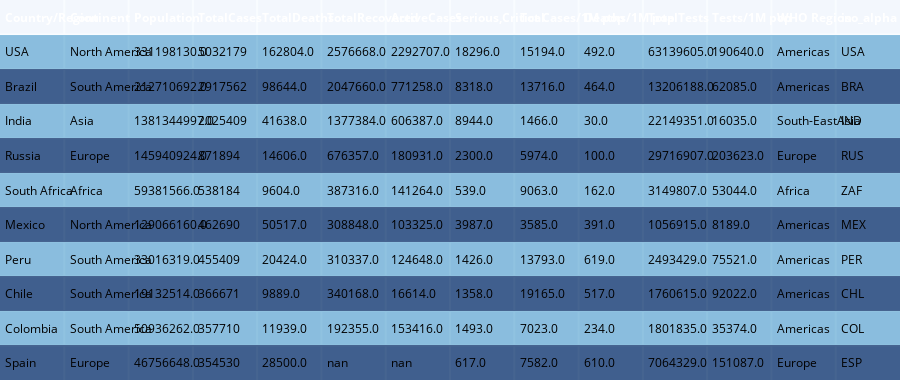

The notebook cell this image was saved under:
### Code cell
from plotly.figure_factory import create_table
table = create_table(df1.head(10), colorscale = 'blues')
py.iplot(table)

### Figure 1 — Plotly figure (JSON) as saved in the notebook; plotly's stock layout.template omitted (floating-point values rounded to 4 significant figures; data arrays with more than 128 entries replaced by an {"elided": "..."} marker saying what was removed)
{"data": [{"colorscale": [[0, "rgb(247,251,255)"], [0.125, "rgb(222,235,247)"], [0.25, "rgb(198,219,239)"], [0.375, "rgb(158,202,225)"], [0.5, "rgb(107,174,214)"], [0.625, "rgb(66,146,198)"], [0.75, "rgb(33,113,181)"], [0.875, "rgb(8,81,156)"], [1, "rgb(8,48,107)"]], "hoverinfo": "none", "opacity": 0.75, "showscale": false, "type": "heatmap", "z": {"elided": "11x14 float values"}}], "layout": {"annotations": [{"align": "left", "font": {"color": "#ffffff"}, "showarrow": false, "text": "<b>Country/Region</b>", "x": -0.45, "xanchor": "left", "xref": "x", "y": 0, "yref": "y"}, {"align": "left", "font": {"color": "#ffffff"}, "showarrow": false, "text": "<b>Continent</b>", "x": 0.55, "xanchor": "left", "xref": "x", "y": 0, "yref": "y"}, {"align": "left", "font": {"color": "#ffffff"}, "showarrow": false, "text": "<b>Population</b>", "x": 1.55, "xanchor": "left", "xref": "x", "y": 0, "yref": "y"}, {"align": "left", "font": {"color": "#ffffff"}, "showarrow": false, "text": "<b>TotalCases</b>", "x": 2.55, "xanchor": "left", "xref": "x", "y": 0, "yref": "y"}, {"align": "left", "font": {"color": "#ffffff"}, "showarrow": false, "text": "<b>TotalDeaths</b>", "x": 3.55, "xanchor": "left", "xref": "x", "y": 0, "yref": "y"}, {"align": "left", "font": {"color": "#ffffff"}, "showarrow": false, "text": "<b>TotalRecovered</b>", "x": 4.55, "xanchor": "left", "xref": "x", "y": 0, "yref": "y"}, {"align": "left", "font": {"color": "#ffffff"}, "showarrow": false, "text": "<b>ActiveCases</b>", "x": 5.55, "xanchor": "left", "xref": "x", "y": 0, "yref": "y"}, {"align": "left", "font": {"color": "#ffffff"}, "showarrow": false, "text": "<b>Serious,Critical</b>", "x": 6.55, "xanchor": "left", "xref": "x", "y": 0, "yref": "y"}, {"align": "left", "font": {"color": "#ffffff"}, "showarrow": false, "text": "<b>Tot Cases/1M pop</b>", "x": 7.55, "xanchor": "left", "xref": "x", "y": 0, "yref": "y"}, {"align": "left", "font": {"color": "#ffffff"}, "showarrow": false, "text": "<b>Deaths/1M pop</b>", "x": 8.55, "xanchor": "left", "xref": "x", "y": 0, "yref": "y"}, {"align": "left", "font": {"color": "#ffffff"}, "showarrow": false, "text": "<b>TotalTests</b>", "x": 9.55, "xanchor": "left", "xref": "x", "y": 0, "yref": "y"}, {"align": "left", "font": {"color": "#ffffff"}, "showarrow": false, "text": "<b>Tests/1M pop</b>", "x": 10.55, "xanchor": "left", "xref": "x", "y": 0, "yref": "y"}, {"align": "left", "font": {"color": "#ffffff"}, "showarrow": false, "text": "<b>WHO Region</b>", "x": 11.55, "xanchor": "left", "xref": "x", "y": 0, "yref": "y"}, {"align": "left", "font": {"color": "#ffffff"}, "showarrow": false, "text": "<b>iso_alpha</b>", "x": 12.55, "xanchor": "left", "xref": "x", "y": 0, "yref": "y"}, {"align": "left", "font": {"color": "#000000"}, "showarrow": false, "text": "USA", "x": -0.45, "xanchor": "left", "xref": "x", "y": 1, "yref": "y"}, {"align": "left", "font": {"color": "#000000"}, "showarrow": false, "text": "North America", "x": 0.55, "xanchor": "left", "xref": "x", "y": 1, "yref": "y"}, {"align": "left", "font": {"color": "#000000"}, "showarrow": false, "text": "331198130.0", "x": 1.55, "xanchor": "left", "xref": "x", "y": 1, "yref": "y"}, {"align": "left", "font": {"color": "#000000"}, "showarrow": false, "text": "5032179", "x": 2.55, "xanchor": "left", "xref": "x", "y": 1, "yref": "y"}, {"align": "left", "font": {"color": "#000000"}, "showarrow": false, "text": "162804.0", "x": 3.55, "xanchor": "left", "xref": "x", "y": 1, "yref": "y"}, {"align": "left", "font": {"color": "#000000"}, "showarrow": false, "text": "2576668.0", "x": 4.55, "xanchor": "left", "xref": "x", "y": 1, "yref": "y"}, {"align": "left", "font": {"color": "#000000"}, "showarrow": false, "text": "2292707.0", "x": 5.55, "xanchor": "left", "xref": "x", "y": 1, "yref": "y"}, {"align": "left", "font": {"color": "#000000"}, "showarrow": false, "text": "18296.0", "x": 6.55, "xanchor": "left", "xref": "x", "y": 1, "yref": "y"}, {"align": "left", "font": {"color": "#000000"}, "showarrow": false, "text": "15194.0", "x": 7.55, "xanchor": "left", "xref": "x", "y": 1, "yref": "y"}, {"align": "left", "font": {"color": "#000000"}, "showarrow": false, "text": "492.0", "x": 8.55, "xanchor": "left", "xref": "x", "y": 1, "yref": "y"}, {"align": "left", "font": {"color": "#000000"}, "showarrow": false, "text": "63139605.0", "x": 9.55, "xanchor": "left", "xref": "x", "y": 1, "yref": "y"}, {"align": "left", "font": {"color": "#000000"}, "showarrow": false, "text": "190640.0", "x": 10.55, "xanchor": "left", "xref": "x", "y": 1, "yref": "y"}, {"align": "left", "font": {"color": "#000000"}, "showarrow": false, "text": "Americas", "x": 11.55, "xanchor": "left", "xref": "x", "y": 1, "yref": "y"}, {"align": "left", "font": {"color": "#000000"}, "showarrow": false, "text": "USA", "x": 12.55, "xanchor": "left", "xref": "x", "y": 1, "yref": "y"}, {"align": "left", "font": {"color": "#000000"}, "showarrow": false, "text": "Brazil", "x": -0.45, "xanchor": "left", "xref": "x", "y": 2, "yref": "y"}, {"align": "left", "font": {"color": "#000000"}, "showarrow": false, "text": "South America", "x": 0.55, "xanchor": "left", "xref": "x", "y": 2, "yref": "y"}, {"align": "left", "font": {"color": "#000000"}, "showarrow": false, "text": "212710692.0", "x": 1.55, "xanchor": "left", "xref": "x", "y": 2, "yref": "y"}, {"align": "left", "font": {"color": "#000000"}, "showarrow": false, "text": "2917562", "x": 2.55, "xanchor": "left", "xref": "x", "y": 2, "yref": "y"}, {"align": "left", "font": {"color": "#000000"}, "showarrow": false, "text": "98644.0", "x": 3.55, "xanchor": "left", "xref": "x", "y": 2, "yref": "y"}, {"align": "left", "font": {"color": "#000000"}, "showarrow": false, "text": "2047660.0", "x": 4.55, "xanchor": "left", "xref": "x", "y": 2, "yref": "y"}, {"align": "left", "font": {"color": "#000000"}, "showarrow": false, "text": "771258.0", "x": 5.55, "xanchor": "left", "xref": "x", "y": 2, "yref": "y"}, {"align": "left", "font": {"color": "#000000"}, "showarrow": false, "text": "8318.0", "x": 6.55, "xanchor": "left", "xref": "x", "y": 2, "yref": "y"}, {"align": "left", "font": {"color": "#000000"}, "showarrow": false, "text": "13716.0", "x": 7.55, "xanchor": "left", "xref": "x", "y": 2, "yref": "y"}, {"align": "left", "font": {"color": "#000000"}, "showarrow": false, "text": "464.0", "x": 8.55, "xanchor": "left", "xref": "x", "y": 2, "yref": "y"}, {"align": "left", "font": {"color": "#000000"}, "showarrow": false, "text": "13206188.0", "x": 9.55, "xanchor": "left", "xref": "x", "y": 2, "yref": "y"}, {"align": "left", "font": {"color": "#000000"}, "showarrow": false, "text": "62085.0", "x": 10.55, "xanchor": "left", "xref": "x", "y": 2, "yref": "y"}, {"align": "left", "font": {"color": "#000000"}, "showarrow": false, "text": "Americas", "x": 11.55, "xanchor": "left", "xref": "x", "y": 2, "yref": "y"}, {"align": "left", "font": {"color": "#000000"}, "showarrow": false, "text": "BRA", "x": 12.55, "xanchor": "left", "xref": "x", "y": 2, "yref": "y"}, {"align": "left", "font": {"color": "#000000"}, "showarrow": false, "text": "India", "x": -0.45, "xanchor": "left", "xref": "x", "y": 3, "yref": "y"}, {"align": "left", "font": {"color": "#000000"}, "showarrow": false, "text": "Asia", "x": 0.55, "xanchor": "left", "xref": "x", "y": 3, "yref": "y"}, {"align": "left", "font": {"color": "#000000"}, "showarrow": false, "text": "1381344997.0", "x": 1.55, "xanchor": "left", "xref": "x", "y": 3, "yref": "y"}, {"align": "left", "font": {"color": "#000000"}, "showarrow": false, "text": "2025409", "x": 2.55, "xanchor": "left", "xref": "x", "y": 3, "yref": "y"}, {"align": "left", "font": {"color": "#000000"}, "showarrow": false, "text": "41638.0", "x": 3.55, "xanchor": "left", "xref": "x", "y": 3, "yref": "y"}, {"align": "left", "font": {"color": "#000000"}, "showarrow": false, "text": "1377384.0", "x": 4.55, "xanchor": "left", "xref": "x", "y": 3, "yref": "y"}, {"align": "left", "font": {"color": "#000000"}, "showarrow": false, "text": "606387.0", "x": 5.55, "xanchor": "left", "xref": "x", "y": 3, "yref": "y"}, {"align": "left", "font": {"color": "#000000"}, "showarrow": false, "text": "8944.0", "x": 6.55, "xanchor": "left", "xref": "x", "y": 3, "yref": "y"}, {"align": "left", "font": {"color": "#000000"}, "showarrow": false, "text": "1466.0", "x": 7.55, "xanchor": "left", "xref": "x", "y": 3, "yref": "y"}, {"align": "left", "font": {"color": "#000000"}, "showarrow": false, "text": "30.0", "x": 8.55, "xanchor": "left", "xref": "x", "y": 3, "yref": "y"}, {"align": "left", "font": {"color": "#000000"}, "showarrow": false, "text": "22149351.0", "x": 9.55, "xanchor": "left", "xref": "x", "y": 3, "yref": "y"}, {"align": "left", "font": {"color": "#000000"}, "showarrow": false, "text": "16035.0", "x": 10.55, "xanchor": "left", "xref": "x", "y": 3, "yref": "y"}, {"align": "left", "font": {"color": "#000000"}, "showarrow": false, "text": "South-EastAsia", "x": 11.55, "xanchor": "left", "xref": "x", "y": 3, "yref": "y"}, {"align": "left", "font": {"color": "#000000"}, "showarrow": false, "text": "IND", "x": 12.55, "xanchor": "left", "xref": "x", "y": 3, "yref": "y"}, {"align": "left", "font": {"color": "#000000"}, "showarrow": false, "text": "Russia", "x": -0.45, "xanchor": "left", "xref": "x", "y": 4, "yref": "y"}, {"align": "left", "font": {"color": "#000000"}, "showarrow": false, "text": "Europe", "x": 0.55, "xanchor": "left", "xref": "x", "y": 4, "yref": "y"}, {"align": "left", "font": {"color": "#000000"}, "showarrow": false, "text": "145940924.0", "x": 1.55, "xanchor": "left", "xref": "x", "y": 4, "yref": "y"}, {"align": "left", "font": {"color": "#000000"}, "showarrow": false, "text": "871894", "x": 2.55, "xanchor": "left", "xref": "x", "y": 4, "yref": "y"}, {"align": "left", "font": {"color": "#000000"}, "showarrow": false, "text": "14606.0", "x": 3.55, "xanchor": "left", "xref": "x", "y": 4, "yref": "y"}, {"align": "left", "font": {"color": "#000000"}, "showarrow": false, "text": "676357.0", "x": 4.55, "xanchor": "left", "xref": "x", "y": 4, "yref": "y"}, {"align": "left", "font": {"color": "#000000"}, "showarrow": false, "text": "180931.0", "x": 5.55, "xanchor": "left", "xref": "x", "y": 4, "yref": "y"}, {"align": "left", "font": {"color": "#000000"}, "showarrow": false, "text": "2300.0", "x": 6.55, "xanchor": "left", "xref": "x", "y": 4, "yref": "y"}, {"align": "left", "font": {"color": "#000000"}, "showarrow": false, "text": "5974.0", "x": 7.55, "xanchor": "left", "xref": "x", "y": 4, "yref": "y"}, {"align": "left", "font": {"color": "#000000"}, "showarrow": false, "text": "100.0", "x": 8.55, "xanchor": "left", "xref": "x", "y": 4, "yref": "y"}, {"align": "left", "font": {"color": "#000000"}, "showarrow": false, "text": "29716907.0", "x": 9.55, "xanchor": "left", "xref": "x", "y": 4, "yref": "y"}, {"align": "left", "font": {"color": "#000000"}, "showarrow": false, "text": "203623.0", "x": 10.55, "xanchor": "left", "xref": "x", "y": 4, "yref": "y"}, {"align": "left", "font": {"color": "#000000"}, "showarrow": false, "text": "Europe", "x": 11.55, "xanchor": "left", "xref": "x", "y": 4, "yref": "y"}, {"align": "left", "font": {"color": "#000000"}, "showarrow": false, "text": "RUS", "x": 12.55, "xanchor": "left", "xref": "x", "y": 4, "yref": "y"}, {"align": "left", "font": {"color": "#000000"}, "showarrow": false, "text": "South Africa", "x": -0.45, "xanchor": "left", "xref": "x", "y": 5, "yref": "y"}, {"align": "left", "font": {"color": "#000000"}, "showarrow": false, "text": "Africa", "x": 0.55, "xanchor": "left", "xref": "x", "y": 5, "yref": "y"}, {"align": "left", "font": {"color": "#000000"}, "showarrow": false, "text": "59381566.0", "x": 1.55, "xanchor": "left", "xref": "x", "y": 5, "yref": "y"}, {"align": "left", "font": {"color": "#000000"}, "showarrow": false, "text": "538184", "x": 2.55, "xanchor": "left", "xref": "x", "y": 5, "yref": "y"}, {"align": "left", "font": {"color": "#000000"}, "showarrow": false, "text": "9604.0", "x": 3.55, "xanchor": "left", "xref": "x", "y": 5, "yref": "y"}, {"align": "left", "font": {"color": "#000000"}, "showarrow": false, "text": "387316.0", "x": 4.55, "xanchor": "left", "xref": "x", "y": 5, "yref": "y"}, {"align": "left", "font": {"color": "#000000"}, "showarrow": false, "text": "141264.0", "x": 5.55, "xanchor": "left", "xref": "x", "y": 5, "yref": "y"}, {"align": "left", "font": {"color": "#000000"}, "showarrow": false, "text": "539.0", "x": 6.55, "xanchor": "left", "xref": "x", "y": 5, "yref": "y"}, {"align": "left", "font": {"color": "#000000"}, "showarrow": false, "text": "9063.0", "x": 7.55, "xanchor": "left", "xref": "x", "y": 5, "yref": "y"}, {"align": "left", "font": {"color": "#000000"}, "showarrow": false, "text": "162.0", "x": 8.55, "xanchor": "left", "xref": "x", "y": 5, "yref": "y"}, {"align": "left", "font": {"color": "#000000"}, "showarrow": false, "text": "3149807.0", "x": 9.55, "xanchor": "left", "xref": "x", "y": 5, "yref": "y"}, {"align": "left", "font": {"color": "#000000"}, "showarrow": false, "text": "53044.0", "x": 10.55, "xanchor": "left", "xref": "x", "y": 5, "yref": "y"}, {"align": "left", "font": {"color": "#000000"}, "showarrow": false, "text": "Africa", "x": 11.55, "xanchor": "left", "xref": "x", "y": 5, "yref": "y"}, {"align": "left", "font": {"color": "#000000"}, "showarrow": false, "text": "ZAF", "x": 12.55, "xanchor": "left", "xref": "x", "y": 5, "yref": "y"}, {"align": "left", "font": {"color": "#000000"}, "showarrow": false, "text": "Mexico", "x": -0.45, "xanchor": "left", "xref": "x", "y": 6, "yref": "y"}, {"align": "left", "font": {"color": "#000000"}, "showarrow": false, "text": "North America", "x": 0.55, "xanchor": "left", "xref": "x", "y": 6, "yref": "y"}, {"align": "left", "font": {"color": "#000000"}, "showarrow": false, "text": "129066160.0", "x": 1.55, "xanchor": "left", "xref": "x", "y": 6, "yref": "y"}, {"align": "left", "font": {"color": "#000000"}, "showarrow": false, "text": "462690", "x": 2.55, "xanchor": "left", "xref": "x", "y": 6, "yref": "y"}, {"align": "left", "font": {"color": "#000000"}, "showarrow": false, "text": "50517.0", "x": 3.55, "xanchor": "left", "xref": "x", "y": 6, "yref": "y"}, {"align": "left", "font": {"color": "#000000"}, "showarrow": false, "text": "308848.0", "x": 4.55, "xanchor": "left", "xref": "x", "y": 6, "yref": "y"}, {"align": "left", "font": {"color": "#000000"}, "showarrow": false, "text": "103325.0", "x": 5.55, "xanchor": "left", "xref": "x", "y": 6, "yref": "y"}, {"align": "left", "font": {"color": "#000000"}, "showarrow": false, "text": "3987.0", "x": 6.55, "xanchor": "left", "xref": "x", "y": 6, "yref": "y"}, {"align": "left", "font": {"color": "#000000"}, "showarrow": false, "text": "3585.0", "x": 7.55, "xanchor": "left", "xref": "x", "y": 6, "yref": "y"}, {"align": "left", "font": {"color": "#000000"}, "showarrow": false, "text": "391.0", "x": 8.55, "xanchor": "left", "xref": "x", "y": 6, "yref": "y"}, {"align": "left", "font": {"color": "#000000"}, "showarrow": false, "text": "1056915.0", "x": 9.55, "xanchor": "left", "xref": "x", "y": 6, "yref": "y"}, {"align": "left", "font": {"color": "#000000"}, "showarrow": false, "text": "8189.0", "x": 10.55, "xanchor": "left", "xref": "x", "y": 6, "yref": "y"}, {"align": "left", "font": {"color": "#000000"}, "showarrow": false, "text": "Americas", "x": 11.55, "xanchor": "left", "xref": "x", "y": 6, "yref": "y"}, {"align": "left", "font": {"color": "#000000"}, "showarrow": false, "text": "MEX", "x": 12.55, "xanchor": "left", "xref": "x", "y": 6, "yref": "y"}, {"align": "left", "font": {"color": "#000000"}, "showarrow": false, "text": "Peru", "x": -0.45, "xanchor": "left", "xref": "x", "y": 7, "yref": "y"}, {"align": "left", "font": {"color": "#000000"}, "showarrow": false, "text": "South America", "x": 0.55, "xanchor": "left", "xref": "x", "y": 7, "yref": "y"}, {"align": "left", "font": {"color": "#000000"}, "showarrow": false, "text": "33016319.0", "x": 1.55, "xanchor": "left", "xref": "x", "y": 7, "yref": "y"}, {"align": "left", "font": {"color": "#000000"}, "showarrow": false, "text": "455409", "x": 2.55, "xanchor": "left", "xref": "x", "y": 7, "yref": "y"}, {"align": "left", "font": {"color": "#000000"}, "showarrow": false, "text": "20424.0", "x": 3.55, "xanchor": "left", "xref": "x", "y": 7, "yref": "y"}, {"align": "left", "font": {"color": "#000000"}, "showarrow": false, "text": "310337.0", "x": 4.55, "xanchor": "left", "xref": "x", "y": 7, "yref": "y"}, {"align": "left", "font": {"color": "#000000"}, "showarrow": false, "text": "124648.0", "x": 5.55, "xanchor": "left", "xref": "x", "y": 7, "yref": "y"}, {"align": "left", "font": {"color": "#000000"}, "showarrow": false, "text": "1426.0", "x": 6.55, "xanchor": "left", "xref": "x", "y": 7, "yref": "y"}, {"align": "left", "font": {"color": "#000000"}, "showarrow": false, "text": "13793.0", "x": 7.55, "xanchor": "left", "xref": "x", "y": 7, "yref": "y"}, {"align": "left", "font": {"color": "#000000"}, "showarrow": false, "text": "619.0", "x": 8.55, "xanchor": "left", "xref": "x", "y": 7, "yref": "y"}, {"align": "left", "font": {"color": "#000000"}, "showarrow": false, "text": "2493429.0", "x": 9.55, "xanchor": "left", "xref": "x", "y": 7, "yref": "y"}, {"align": "left", "font": {"color": "#000000"}, "showarrow": false, "text": "75521.0", "x": 10.55, "xanchor": "left", "xref": "x", "y": 7, "yref": "y"}, {"align": "left", "font": {"color": "#000000"}, "showarrow": false, "text": "Americas", "x": 11.55, "xanchor": "left", "xref": "x", "y": 7, "yref": "y"}, {"align": "left", "font": {"color": "#000000"}, "showarrow": false, "text": "PER", "x": 12.55, "xanchor": "left", "xref": "x", "y": 7, "yref": "y"}, {"align": "left", "font": {"color": "#000000"}, "showarrow": false, "text": "Chile", "x": -0.45, "xanchor": "left", "xref": "x", "y": 8, "yref": "y"}, {"align": "left", "font": {"color": "#000000"}, "showarrow": false, "text": "South America", "x": 0.55, "xanchor": "left", "xref": "x", "y": 8, "yref": "y"}, {"align": "left", "font": {"color": "#000000"}, "showarrow": false, "text": "19132514.0", "x": 1.55, "xanchor": "left", "xref": "x", "y": 8, "yref": "y"}, {"align": "left", "font": {"color": "#000000"}, "showarrow": false, "text": "366671", "x": 2.55, "xanchor": "left", "xref": "x", "y": 8, "yref": "y"}, {"align": "left", "font": {"color": "#000000"}, "showarrow": false, "text": "9889.0", "x": 3.55, "xanchor": "left", "xref": "x", "y": 8, "yref": "y"}, {"align": "left", "font": {"color": "#000000"}, "showarrow": false, "text": "340168.0", "x": 4.55, "xanchor": "left", "xref": "x", "y": 8, "yref": "y"}, {"align": "left", "font": {"color": "#000000"}, "showarrow": false, "text": "16614.0", "x": 5.55, "xanchor": "left", "xref": "x", "y": 8, "yref": "y"}, {"align": "left", "font": {"color": "#000000"}, "showarrow": false, "text": "1358.0", "x": 6.55, "xanchor": "left", "xref": "x", "y": 8, "yref": "y"}, {"align": "left", "font": {"color": "#000000"}, "showarrow": false, "text": "19165.0", "x": 7.55, "xanchor": "left", "xref": "x", "y": 8, "yref": "y"}, {"align": "left", "font": {"color": "#000000"}, "showarrow": false, "text": "517.0", "x": 8.55, "xanchor": "left", "xref": "x", "y": 8, "yref": "y"}, {"align": "left", "font": {"color": "#000000"}, "showarrow": false, "text": "1760615.0", "x": 9.55, "xanchor": "left", "xref": "x", "y": 8, "yref": "y"}, {"align": "left", "font": {"color": "#000000"}, "showarrow": false, "text": "92022.0", "x": 10.55, "xanchor": "left", "xref": "x", "y": 8, "yref": "y"}, {"align": "left", "font": {"color": "#000000"}, "showarrow": false, "text": "Americas", "x": 11.55, "xanchor": "left", "xref": "x", "y": 8, "yref": "y"}, {"align": "left", "font": {"color": "#000000"}, "showarrow": false, "text": "CHL", "x": 12.55, "xanchor": "left", "xref": "x", "y": 8, "yref": "y"}, {"align": "left", "font": {"color": "#000000"}, "showarrow": false, "text": "Colombia", "x": -0.45, "xanchor": "left", "xref": "x", "y": 9, "yref": "y"}, {"align": "left", "font": {"color": "#000000"}, "showarrow": false, "text": "South America", "x": 0.55, "xanchor": "left", "xref": "x", "y": 9, "yref": "y"}, {"align": "left", "font": {"color": "#000000"}, "showarrow": false, "text": "50936262.0", "x": 1.55, "xanchor": "left", "xref": "x", "y": 9, "yref": "y"}, {"align": "left", "font": {"color": "#000000"}, "showarrow": false, "text": "357710", "x": 2.55, "xanchor": "left", "xref": "x", "y": 9, "yref": "y"}, {"align": "left", "font": {"color": "#000000"}, "showarrow": false, "text": "11939.0", "x": 3.55, "xanchor": "left", "xref": "x", "y": 9, "yref": "y"}, {"align": "left", "font": {"color": "#000000"}, "showarrow": false, "text": "192355.0", "x": 4.55, "xanchor": "left", "xref": "x", "y": 9, "yref": "y"}, {"align": "left", "font": {"color": "#000000"}, "showarrow": false, "text": "153416.0", "x": 5.55, "xanchor": "left", "xref": "x", "y": 9, "yref": "y"}, {"align": "left", "font": {"color": "#000000"}, "showarrow": false, "text": "1493.0", "x": 6.55, "xanchor": "left", "xref": "x", "y": 9, "yref": "y"}, {"align": "left", "font": {"color": "#000000"}, "showarrow": false, "text": "7023.0", "x": 7.55, "xanchor": "left", "xref": "x", "y": 9, "yref": "y"}, {"align": "left", "font": {"color": "#000000"}, "showarrow": false, "text": "234.0", "x": 8.55, "xanchor": "left", "xref": "x", "y": 9, "yref": "y"}, {"align": "left", "font": {"color": "#000000"}, "showarrow": false, "text": "1801835.0", "x": 9.55, "xanchor": "left", "xref": "x", "y": 9, "yref": "y"}, {"align": "left", "font": {"color": "#000000"}, "showarrow": false, "text": "35374.0", "x": 10.55, "xanchor": "left", "xref": "x", "y": 9, "yref": "y"}, {"align": "left", "font": {"color": "#000000"}, "showarrow": false, "text": "Americas", "x": 11.55, "xanchor": "left", "xref": "x", "y": 9, "yref": "y"}, {"align": "left", "font": {"color": "#000000"}, "showarrow": false, "text": "COL", "x": 12.55, "xanchor": "left", "xref": "x", "y": 9, "yref": "y"}, {"align": "left", "font": {"color": "#000000"}, "showarrow": false, "text": "Spain", "x": -0.45, "xanchor": "left", "xref": "x", "y": 10, "yref": "y"}, {"align": "left", "font": {"color": "#000000"}, "showarrow": false, "text": "Europe", "x": 0.55, "xanchor": "left", "xref": "x", "y": 10, "yref": "y"}, {"align": "left", "font": {"color": "#000000"}, "showarrow": false, "text": "46756648.0", "x": 1.55, "xanchor": "left", "xref": "x", "y": 10, "yref": "y"}, {"align": "left", "font": {"color": "#000000"}, "showarrow": false, "text": "354530", "x": 2.55, "xanchor": "left", "xref": "x", "y": 10, "yref": "y"}, {"align": "left", "font": {"color": "#000000"}, "showarrow": false, "text": "28500.0", "x": 3.55, "xanchor": "left", "xref": "x", "y": 10, "yref": "y"}, {"align": "left", "font": {"color": "#000000"}, "showarrow": false, "text": "nan", "x": 4.55, "xanchor": "left", "xref": "x", "y": 10, "yref": "y"}, {"align": "left", "font": {"color": "#000000"}, "showarrow": false, "text": "nan", "x": 5.55, "xanchor": "left", "xref": "x", "y": 10, "yref": "y"}, {"align": "left", "font": {"color": "#000000"}, "showarrow": false, "text": "617.0", "x": 6.55, "xanchor": "left", "xref": "x", "y": 10, "yref": "y"}, {"align": "left", "font": {"color": "#000000"}, "showarrow": false, "text": "7582.0", "x": 7.55, "xanchor": "left", "xref": "x", "y": 10, "yref": "y"}, {"align": "left", "font": {"color": "#000000"}, "showarrow": false, "text": "610.0", "x": 8.55, "xanchor": "left", "xref": "x", "y": 10, "yref": "y"}, {"align": "left", "font": {"color": "#000000"}, "showarrow": false, "text": "7064329.0", "x": 9.55, "xanchor": "left", "xref": "x", "y": 10, "yref": "y"}, {"align": "left", "font": {"color": "#000000"}, "showarrow": false, "text": "151087.0", "x": 10.55, "xanchor": "left", "xref": "x", "y": 10, "yref": "y"}, {"align": "left", "font": {"color": "#000000"}, "showarrow": false, "text": "Europe", "x": 11.55, "xanchor": "left", "xref": "x", "y": 10, "yref": "y"}, {"align": "left", "font": {"color": "#000000"}, "showarrow": false, "text": "ESP", "x": 12.55, "xanchor": "left", "xref": "x", "y": 10, "yref": "y"}], "height": 380, "margin": {"b": 0, "l": 0, "r": 0, "t": 0}, "xaxis": {"dtick": 1, "gridwidth": 2, "showticklabels": false, "tick0": -0.5, "ticks": "", "zeroline": false}, "yaxis": {"autorange": "reversed", "dtick": 1, "gridwidth": 2, "showticklabels": false, "tick0": 0.5, "ticks": "", "zeroline": false}}}
